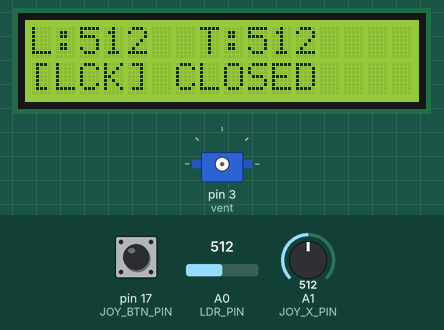
This sketch was run on a simulated Arduino Uno, built with avr-gcc and run on an emulated ATmega328P. Parts: 16×2 character LCD, servo. Inputs (shaded band) come from the test bench; at power-on: A0 (LDR_PIN) = 512, pin 17 (JOY_BTN_PIN) HIGH, A1 (JOY_X_PIN) = 512.

Above: at 2.0 s.
2.1 s: A0 (LDR_PIN) set to 520
At 3.5 s:
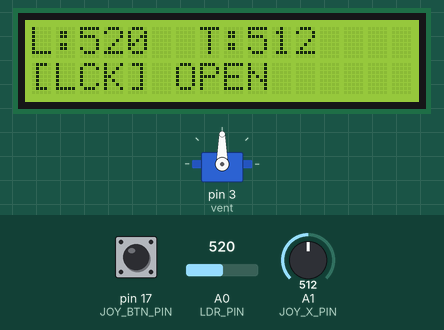
4.0 s: A0 (LDR_PIN) set to 511
At 5.3 s:
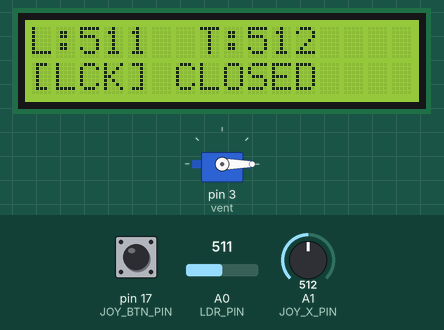
6.0 s: A0 (LDR_PIN) set to 390
At 7.0 s:
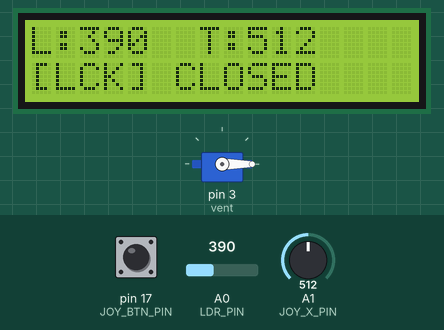
7.6 s: pin 17 (JOY_BTN_PIN) pulsed LOW 2 times (0.12 s each, 0.3 s apart)
At 9.2 s:
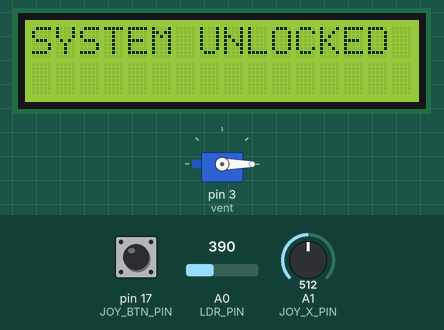
11.2 s: pin 17 (JOY_BTN_PIN) pulled LOW for 0.15 s
At 12.2 s:
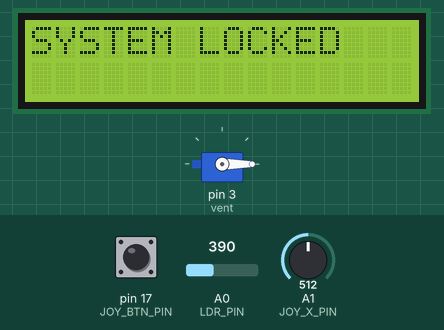
Timing chart, 0 to 14.2 s (numbered marks = the images above; inputs shaded):
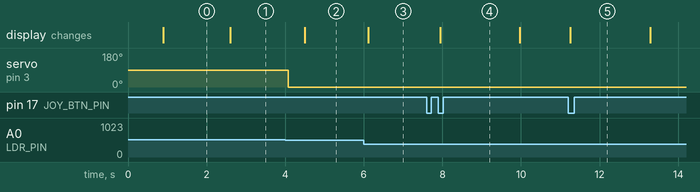

The sketch:

lcd.ino
```cpp
#include <Wire.h>
#include <LiquidCrystal_I2C.h>
#include <Servo.h>

// Pin Definitions
#define LDR_PIN 0    // A0
#define JOY_X_PIN 1  // A1
#define JOY_BTN_PIN 17 // A3 is Digital 17 on many boards

// Bitmasks for System State (Stored in 1 byte)
#define STATE_LOCKED   0x01  // 00000001
#define STATE_VENT_OPN 0x02  // 00000010
#define STATE_BTN_LAST 0x04  // 00000100

uint8_t sysState = STATE_LOCKED; // Initial state: Locked, Closed, Button Up
int threshold = 512;
uint32_t tapTimer = 0;
Servo vent;
LiquidCrystal_I2C lcd(0x27, 16, 2);

void setup() {
  lcd.init();
  lcd.backlight();
  pinMode(JOY_BTN_PIN, INPUT_PULLUP);

  updateVent(0);
  lcd.print("BIT-READY");
  delay(800);
  lcd.clear();
}

void loop() {
  uint32_t now = millis();

  // 1. Bitwise Button Logic & Double Tap
  uint8_t btnPhysical = digitalRead(JOY_BTN_PIN);

  // Detect Falling Edge (Press) using bitwise comparison
  if (!(btnPhysical) && (sysState & STATE_BTN_LAST)) {
    if (sysState & STATE_LOCKED) {
      // Check Double Tap Timing
      if ((now - tapTimer) < 400) {
        sysState &= ~STATE_LOCKED; // Bitwise Clear: Unlock
        flashMessage("UNLOCKED");
      }
      tapTimer = now;
    } else {
      sysState |= STATE_LOCKED;    // Bitwise Set: Lock
      flashMessage("LOCKED  ");
    }
  }

  // Update Button Last State Bit
  if (btnPhysical) sysState |= STATE_BTN_LAST;
  else sysState &= ~STATE_BTN_LAST;

  // 2. Efficient Joystick Logic
  if (!(sysState & STATE_LOCKED)) {
    int x = analogRead(JOY_X_PIN);
    // Bit-shift deadzone: (512 >> 6) is 8.
    // This compares the upper bits to see if moved significantly.
    if ((x >> 6) > 9) threshold += 15;      // Right
    else if ((x >> 6) < 7) threshold -= 15; // Left
    threshold = (threshold < 0) ? 0 : (threshold > 1023) ? 1023 : threshold;
  }

  // 3. LDR & Vent Logic
  int ldr = analogRead(LDR_PIN);
  if (ldr > threshold) updateVent(90);
  else updateVent(0);

  // 4. Low-Latency Display Update
  lcd.setCursor(0, 0);
  lcd.print("L:"); lcd.print(ldr); lcd.print("  T:"); lcd.print(threshold); lcd.print("    ");

  lcd.setCursor(0, 1);
  lcd.print((sysState & STATE_LOCKED) ? "[LCK] " : "[ADJ] ");
  lcd.print((sysState & STATE_VENT_OPN) ? "OPEN  " : "CLOSED");

  delay(80);
}

void flashMessage(const char* m) {
  lcd.clear();
  lcd.print("SYSTEM "); lcd.print(m);
  delay(2000);
  lcd.clear();
}

void updateVent(uint8_t angle) {
  // Check if requested state differs from current bit state
  bool currentlyOpen = (sysState & STATE_VENT_OPN);
  if ((angle == 90) != currentlyOpen) {
    vent.attach(3);
    vent.write(angle);
    delay(400);
    vent.detach();

    // Toggle the Vent State Bit
    if (angle == 90) sysState |= STATE_VENT_OPN;
    else sysState &= ~STATE_VENT_OPN;
  }
}
```

Measured:
- the behaviour switches between 512 and 513 on A0 (LDR_PIN) (found by bisection; images 0 and 1)
- after the input at 2.1 s, the display: changes after 0.50 s (image 1)
- after the input at 4.0 s, servo on pin 3 (vent): 90° → 0° after 0.08 s; the display: changes after 0.50 s (image 2)
- after the input at 6.0 s, the display: changes after 0.12 s (image 3)
- after the input at 7.6 s, the display: changes after 0.34 s (image 4)
- after the input at 11.2 s, the display: changes after 0.05 s (image 5)
